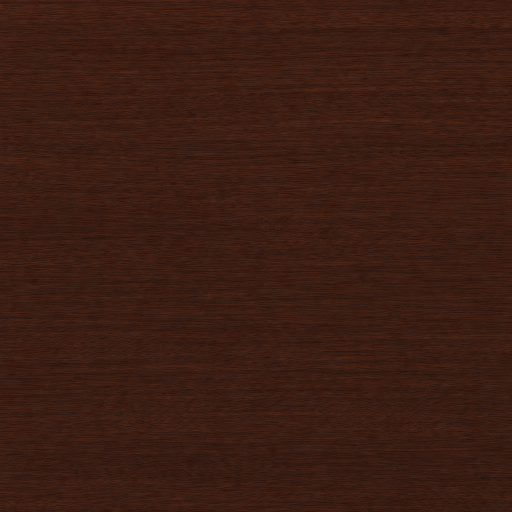
#> input picture art/wood/raw/cherry.png, 1024 x 1024 px, found by its file name (shown at 1/2 size)
$ python makeWood.py art/wood/raw/cherry.png
#> lines starting #> are read from the running program, lines starting #| are printed output that depends on the picture
# Make the card stand's wood texture (decision 229) from the generated image:
# blend its edges so it tiles without a seam, then save it at 1024 and 512
# px as WebP in public/wood/ (High and Low graphics). The GPU builds the rest of each mip chain.
#
#   python devtools/makeWood.py art/wood/raw/cherry.png

import sys
from PIL import Image

BAND = 96  # px of each edge blended into the opposite one

src = Image.open(sys.argv[1]).convert('RGB')
#> src is the input picture: PIL image 1024x1024 RGB; mean R, G, B 59.2, 29, 19
w, h = src.size
#> w = 1024; h = 1024
img = src.copy()
px, sp = img.load(), src.load()

# Horizontal seam: fade the left band into what lies past the right edge, and so
# on; each edge pixel becomes a mix of itself and its wrapped neighbour.
for y in range(h):
    for i in range(BAND):
        k = 0.5 * (1 - i / BAND)
        a, b = sp[i, y], sp[w - 1 - i, y]
        px[i, y] = tuple(round(a[c] * (1 - k) + b[c] * k) for c in range(3))
        px[w - 1 - i, y] = tuple(round(b[c] * (1 - k) + a[c] * k) for c in range(3))
sp = img.copy().load()
for x in range(w):
    for i in range(BAND):
        k = 0.5 * (1 - i / BAND)
        a, b = sp[x, i], sp[x, h - 1 - i]
        px[x, i] = tuple(round(a[c] * (1 - k) + b[c] * k) for c in range(3))
        px[x, h - 1 - i] = tuple(round(b[c] * (1 - k) + a[c] * k) for c in range(3))

for size in (1024, 512):
    out = img.resize((size, size), Image.LANCZOS)
    path = f'public/wood/cherry-{size}.webp'
    out.save(path, 'WEBP', quality=88, method=6)
    print('saved', path)
#> this loop made 2 passes
#> pass 2, `out = img.resize((size, size), Image.LANCZOS)`:
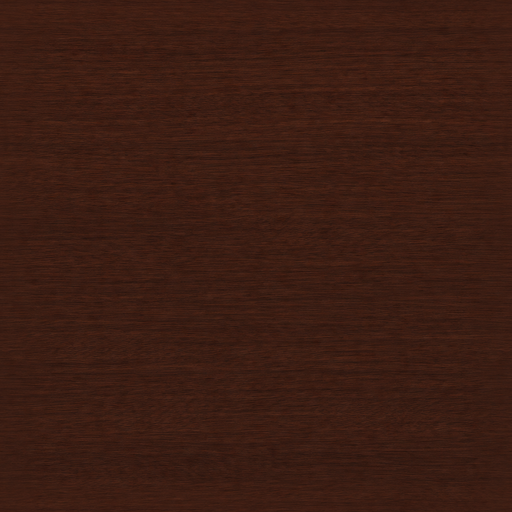
#> out: PIL image 512x512 RGB; mean R, G, B 59.2, 29, 19
